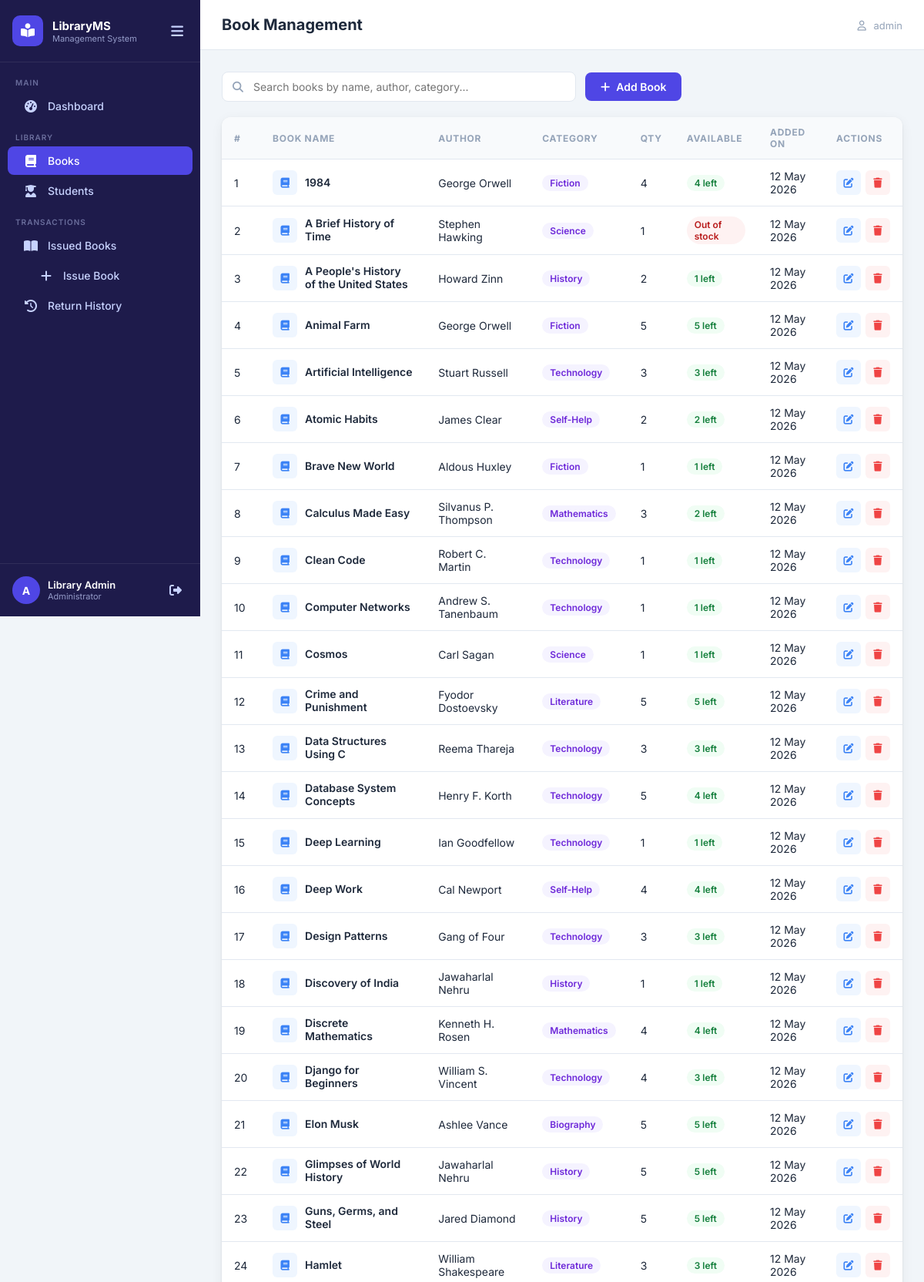
The app's page /books/ (signed in, upper part) with its own data.
### library/models.py (models this page shows, shortened)
class Book(models.Model):
    CATEGORY_CHOICES = [
        ('Fiction', 'Fiction'),
        ('Non-Fiction', 'Non-Fiction'),
        ('Science', 'Science'),
        ('Technology', 'Technology'),
        ('History', 'History'),
        ('Mathematics', 'Mathematics'),
        ('Literature', 'Literature'),
        ('Philosophy', 'Philosophy'),
        ('Biography', 'Biography'),
        ('Self-Help', 'Self-Help'),
    ]
    name = models.CharField(max_length=255)
    author = models.CharField(max_length=255)
    category = models.CharField(max_length=50, choices=CATEGORY_CHOICES, default='Fiction')
    quantity = models.PositiveIntegerField(default=1)
    available = models.PositiveIntegerField(default=1)
    added_date = models.DateField(auto_now_add=True)
    class Meta:
        ordering = ['name']

### library/views.py (the view)
# urls.py: path('books/', views.book_list, name='book_list'),
@login_required
def book_list(request):
    query = request.GET.get('q', '').strip()
    books = Book.objects.all()
    if query:
        books = books.filter(
            Q(name__icontains=query) |
            Q(author__icontains=query) |
            Q(category__icontains=query)
        )
    return render(request, 'library/books.html', {'books': books, 'query': query})

### templates/library/books.html (shortened to what this page needs)
{% extends 'library/base.html' %}
{% block page_title %}Book Management{% endblock %}
{% block content %}
<div class="page-toolbar">
    <div class="search-box">
        <i class="fa-solid fa-magnifying-glass search-icon"></i>
        <input
            type="text"
            id="searchInput"
            class="search-input"
            placeholder="Search books by name, author, category..."
            value="{{ query }}"
            autocomplete="off"
        >
    </div>
    <a href="{% url 'add_book' %}" class="btn btn-primary">
        <i class="fa-solid fa-plus"></i> Add Book
    </a>
</div>
<div class="card">
    {% if books %}
    <div class="table-wrapper">
        <table class="table" id="booksTable">
            <thead>
                <tr>
                    <th>#</th>
                    <th>Book Name</th>
                    <th>Author</th>
                    <th>Category</th>
                    <th>Qty</th>
                    <th>Available</th>
                    <th>Added On</th>
                    <th>Actions</th>
                </tr>
            </thead>
            <tbody>
                {% for book in books %}
                <tr>
                    <td>{{ forloop.counter }}</td>
                    <td>
                        <div class="book-cell">
                            <div class="book-icon-sm book-icon--{{ book.category|lower|cut:' ' }}">
                                <i class="fa-solid fa-book"></i>
                            </div>
                            <span class="book-name-sm">{{ book.name }}</span>
                        </div>
                    </td>
                    <td>{{ book.author }}</td>
                    <td><span class="badge badge--purple">{{ book.category }}</span></td>
                    <td>{{ book.quantity }}</td>
                    <td>
                        {% if book.available > 0 %}
                        <span class="badge badge--green">{{ book.available }} left</span>
                        {% else %}
                        <span class="badge badge--red">Out of stock</span>
                        {% endif %}
                    </td>
                    <td>{{ book.added_date|date:"d M Y" }}</td>
                    <td>
                        <div class="action-btns">
                            <a href="{% url 'edit_book' book.pk %}" class="btn-icon btn-icon--edit" title="Edit">
                                <i class="fa-solid fa-pen-to-square"></i>
                            </a>
                            <button
                                class="btn-icon btn-icon--delete"
                                title="Delete"
                                onclick="confirmDelete('{% url 'delete_book' book.pk %}', '{{ book.name|escapejs }}')"
                            >
                                <i class="fa-solid fa-trash"></i>
                            </button>
                        </div>
                    </td>
                </tr>
                {% endfor %}
            </tbody>
        </table>
    </div>
    {% else %}
    <div class="empty-state">
        <i class="fa-solid fa-book-open empty-icon"></i>
        <p>No books found {% if query %}matching "{{ query }}"{% endif %}.</p>
        <a href="{% url 'add_book' %}" class="btn btn-primary">Add First Book</a>
    </div>
    {% endif %}
</div>
{% endblock %}

### templates/library/base.html (shortened to what this page needs)
<!DOCTYPE html>
<html lang="en">
<head>
    {% load static %}
    <link rel="stylesheet" href="{% static 'css/style.css' %}">
    <link rel="stylesheet" href="{% static 'css/sidebar.css' %}">
    <link rel="stylesheet" href="https://cdnjs.cloudflare.com/ajax/libs/font-awesome/6.5.0/css/all.min.css">
</head>
<body>
{% if user.is_authenticated %}
<aside class="sidebar" id="sidebar">
    <div class="sidebar-header">
        <div class="sidebar-logo">
            <i class="fa-solid fa-book-open-reader"></i>
        </div>
        <div class="sidebar-brand">
            <span class="brand-name">LibraryMS</span>
            <span class="brand-sub">Management System</span>
        </div>
        <button class="sidebar-toggle" id="sidebarToggle" aria-label="Toggle sidebar">
            <i class="fa-solid fa-bars"></i>
        </button>
    </div>
    <nav class="sidebar-nav">
        <div class="nav-group">
            <span class="nav-label">Main</span>
            <a href="{% url 'dashboard' %}" class="nav-item {% if request.resolver_match.url_name == 'dashboard' %}active{% endif %}">
                <i class="fa-solid fa-gauge-high"></i>
                <span>Dashboard</span>
            </a>
        </div>
        <div class="nav-group">
            <span class="nav-label">Library</span>
            <a href="{% url 'book_list' %}" class="nav-item {% if 'book' in request.resolver_match.url_name %}active{% endif %}">
                <i class="fa-solid fa-book"></i>
                <span>Books</span>
            </a>
            <a href="{% url 'student_list' %}" class="nav-item {% if 'student' in request.resolver_match.url_name %}active{% endif %}">
                <i class="fa-solid fa-user-graduate"></i>
                <span>Students</span>
            </a>
        </div>
        <div class="nav-group">
            <span class="nav-label">Transactions</span>
            <a href="{% url 'issued_books' %}" class="nav-item {% if request.resolver_match.url_name == 'issued_books' or request.resolver_match.url_name == 'issue_book' %}active{% endif %}">
                <i class="fa-solid fa-book-open"></i>
                <span>Issued Books</span>
            </a>
            <a href="{% url 'issue_book' %}" class="nav-item {% if request.resolver_match.url_name == 'issue_book' %}active{% endif %}" style="padding-left:2.5rem">
                <i class="fa-solid fa-plus"></i>
                <span>Issue Book</span>
            </a>
            <a href="{% url 'return_history' %}" class="nav-item {% if request.resolver_match.url_name == 'return_history' %}active{% endif %}">
                <i class="fa-solid fa-clock-rotate-left"></i>
                <span>Return History</span>
            </a>
        </div>
    </nav>
    <div class="sidebar-footer">
        <div class="user-info">
            <div class="user-avatar">{{ user.username|first|upper }}</div>
            <div>
                <p class="user-name">{{ user.get_full_name|default:user.username }}</p>
                <p class="user-role">Administrator</p>
            </div>
        </div>
        <a href="{% url 'logout' %}" class="logout-btn" title="Logout">
            <i class="fa-solid fa-right-from-bracket"></i>
        </a>
    </div>
</aside>
<div class="main-wrapper" id="mainWrapper">
    <header class="top-bar">
        <div class="page-title">
            <h1>{% block page_title %}Dashboard{% endblock %}</h1>
        </div>
        <div class="top-bar-actions">
            <span class="top-bar-user"><i class="fa-regular fa-user"></i> {{ user.username }}</span>
        </div>
    </header>
    <main class="main-content">
        {% block content %}{% endblock %}
    </main>
</div>
{% endif %}
</body>
</html>

### records on screen
Book: name "1984", author "George Orwell", category "Fiction", quantity "4", available "4", added_date "12 May 2026"
Book: name "A Brief History of Time", author "Stephen Hawking", category "Science", quantity "1", available "Out of stock", added_date "12 May 2026"
Book: name "A People's History of the United States", author "Howard Zinn", category "History", quantity "2", available "1", added_date "12 May 2026"
Book: name "Animal Farm", author "George Orwell", category "Fiction", quantity "5", available "5", added_date "12 May 2026"
Book: name "Artificial Intelligence", author "Stuart Russell", category "Technology", quantity "3", available "3", added_date "12 May 2026"
Book: name "Atomic Habits", author "James Clear", category "Self-Help", quantity "2", available "2", added_date "12 May 2026"
Book: name "Brave New World", author "Aldous Huxley", category "Fiction", quantity "1", available "1", added_date "12 May 2026"
Book: name "Calculus Made Easy", author "Silvanus P. Thompson", category "Mathematics", quantity "3", available "2", added_date "12 May 2026"
Book: name "Clean Code", author "Robert C. Martin", category "Technology", quantity "1", available "1", added_date "12 May 2026"
Book: name "Computer Networks", author "Andrew S. Tanenbaum", category "Technology", quantity "1", available "1", added_date "12 May 2026"
Book: name "Cosmos", author "Carl Sagan", category "Science", quantity "1", available "1", added_date "12 May 2026"
Book: name "Crime and Punishment", author "Fyodor Dostoevsky", category "Literature", quantity "5", available "5", added_date "12 May 2026"
Book: name "Data Structures Using C", author "Reema Thareja", category "Technology", quantity "3", available "3", added_date "12 May 2026"
Book: name "Database System Concepts", author "Henry F. Korth", category "Technology", quantity "5", available "4", added_date "12 May 2026"
Book: name "Deep Learning", author "Ian Goodfellow", category "Technology", quantity "1", available "1", added_date "12 May 2026"
Book: name "Deep Work", author "Cal Newport", category "Self-Help", quantity "4", available "4", added_date "12 May 2026"
Book: name "Design Patterns", author "Gang of Four", category "Technology", quantity "3", available "3", added_date "12 May 2026"
Book: name "Discovery of India", author "Jawaharlal Nehru", category "History", quantity "1", available "1", added_date "12 May 2026"
Book: name "Discrete Mathematics", author "Kenneth H. Rosen", category "Mathematics", quantity "4", available "4", added_date "12 May 2026"
Book: name "Django for Beginners", author "William S. Vincent", category "Technology", quantity "4", available "3", added_date "12 May 2026"
Book: name "Elon Musk", author "Ashlee Vance", category "Biography", quantity "5", available "5", added_date "12 May 2026"
Book: name "Glimpses of World History", author "Jawaharlal Nehru", category "History", quantity "5", available "5", added_date "12 May 2026"
Book: name "Guns, Germs, and Steel", author "Jared Diamond", category "History", quantity "5", available "5", added_date "12 May 2026"
Book: name "Hamlet", author "William Shakespeare", category "Literature", quantity "3", available "3", added_date "12 May 2026"

### other values on screen
{{ user.username|first|upper }} "A"
{{ user.get_full_name|default:user.username }} "Library Admin"
{{ user.username }} "admin"
